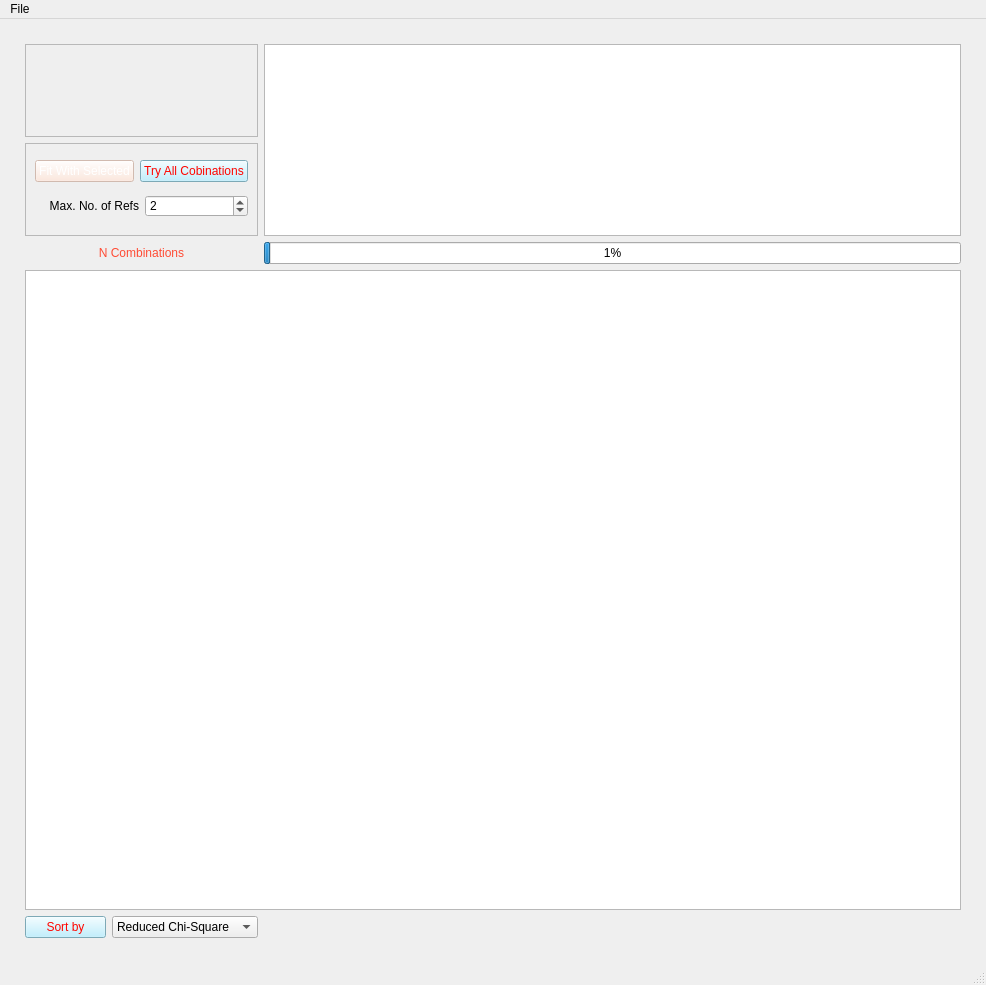
<?xml version="1.0" encoding="UTF-8"?>
<ui version="4.0">
 <class>MainWindow</class>
 <widget class="QMainWindow" name="MainWindow">
  <property name="geometry">
   <rect>
    <x>0</x>
    <y>0</y>
    <width>986</width>
    <height>985</height>
   </rect>
  </property>
  <property name="cursor">
   <cursorShape>ArrowCursor</cursorShape>
  </property>
  <property name="windowTitle">
   <string>Select References</string>
  </property>
  <property name="styleSheet">
   <string notr="true">font: 10pt &quot;MS Shell Dlg 2&quot;;</string>
  </property>
  <widget class="QWidget" name="centralwidget">
   <property name="styleSheet">
    <string notr="true">QCheckBox:checked {
color: rgb(255, 75, 52);
	background-color: rgb(255, 248, 149);
}

QPushButton {
background-color: rgb(175, 236, 255);
color: rgb(255, 5,0);
}

QPushButton:disabled {
background-color: rgb(255, 227, 213);
color: rgb(255, 255, 255);
}


</string>
   </property>
   <layout class="QGridLayout" name="gridLayout_5">
    <property name="leftMargin">
     <number>25</number>
    </property>
    <property name="topMargin">
     <number>25</number>
    </property>
    <property name="rightMargin">
     <number>25</number>
    </property>
    <property name="bottomMargin">
     <number>25</number>
    </property>
    <item row="0" column="0">
     <widget class="QFrame" name="ref_box_frame">
      <property name="sizePolicy">
       <sizepolicy hsizetype="Preferred" vsizetype="Preferred">
        <horstretch>0</horstretch>
        <verstretch>0</verstretch>
       </sizepolicy>
      </property>
      <property name="frameShape">
       <enum>QFrame::StyledPanel</enum>
      </property>
      <property name="frameShadow">
       <enum>QFrame::Raised</enum>
      </property>
      <layout class="QGridLayout" name="gridLayout_2"/>
     </widget>
    </item>
    <item row="0" column="1" rowspan="2">
     <widget class="PlotWidget" name="stat_view">
      <property name="toolTip">
       <string>Drag the line or double click on a point to select the parameters</string>
      </property>
     </widget>
    </item>
    <item row="1" column="0">
     <widget class="QFrame" name="pb_frame">
      <property name="sizePolicy">
       <sizepolicy hsizetype="Preferred" vsizetype="Preferred">
        <horstretch>0</horstretch>
        <verstretch>0</verstretch>
       </sizepolicy>
      </property>
      <property name="frameShape">
       <enum>QFrame::StyledPanel</enum>
      </property>
      <property name="frameShadow">
       <enum>QFrame::Raised</enum>
      </property>
      <layout class="QGridLayout" name="gridLayout_4">
       <item row="1" column="0" colspan="2">
        <layout class="QGridLayout" name="gridLayout_3">
         <item row="0" column="0">
          <layout class="QHBoxLayout" name="horizontalLayout">
           <item>
            <widget class="QLabel" name="label">
             <property name="text">
              <string>Max. No. of Refs</string>
             </property>
             <property name="alignment">
              <set>Qt::AlignRight|Qt::AlignTrailing|Qt::AlignVCenter</set>
             </property>
            </widget>
           </item>
           <item>
            <widget class="QSpinBox" name="sb_max_combo">
             <property name="minimum">
              <number>1</number>
             </property>
             <property name="maximum">
              <number>10</number>
             </property>
             <property name="value">
              <number>2</number>
             </property>
            </widget>
           </item>
          </layout>
         </item>
        </layout>
       </item>
       <item row="0" column="1">
        <widget class="QPushButton" name="pb_combo">
         <property name="text">
          <string>Try All Cobinations</string>
         </property>
        </widget>
       </item>
       <item row="0" column="0">
        <widget class="QPushButton" name="pb_apply">
         <property name="enabled">
          <bool>false</bool>
         </property>
         <property name="text">
          <string>Fit With Selected</string>
         </property>
        </widget>
       </item>
      </layout>
     </widget>
    </item>
    <item row="2" column="0">
     <widget class="QLabel" name="label_nComb">
      <property name="styleSheet">
       <string notr="true">color: rgb(255, 75, 52);
font: 10pt &quot;MS Shell Dlg 2&quot;;</string>
      </property>
      <property name="text">
       <string>N Combinations</string>
      </property>
      <property name="alignment">
       <set>Qt::AlignCenter</set>
      </property>
     </widget>
    </item>
    <item row="2" column="1">
     <widget class="QProgressBar" name="fit_combo_progress">
      <property name="styleSheet">
       <string notr="true">selection-color: rgb(0, 170, 127);</string>
      </property>
      <property name="value">
       <number>1</number>
      </property>
     </widget>
    </item>
    <item row="4" column="0">
     <layout class="QGridLayout" name="gridLayout">
      <item row="0" column="0">
       <widget class="QPushButton" name="pb_sort_with_r">
        <property name="text">
         <string>Sort by</string>
        </property>
       </widget>
      </item>
      <item row="0" column="1">
       <widget class="QComboBox" name="cb_sorter">
        <item>
         <property name="text">
          <string>Reduced Chi-Square</string>
         </property>
        </item>
        <item>
         <property name="text">
          <string>Score</string>
         </property>
        </item>
        <item>
         <property name="text">
          <string>Fit Number</string>
         </property>
        </item>
        <item>
         <property name="text">
          <string>R-Factor</string>
         </property>
        </item>
        <item>
         <property name="text">
          <string>R-Square</string>
         </property>
        </item>
        <item>
         <property name="text">
          <string>Chi-Square</string>
         </property>
        </item>
       </widget>
      </item>
     </layout>
    </item>
    <item row="3" column="0" colspan="2">
     <widget class="QTableWidget" name="tableWidget"/>
    </item>
   </layout>
  </widget>
  <widget class="QMenuBar" name="menubar">
   <property name="geometry">
    <rect>
     <x>0</x>
     <y>0</y>
     <width>986</width>
     <height>27</height>
    </rect>
   </property>
   <widget class="QMenu" name="menuFile">
    <property name="title">
     <string>File</string>
    </property>
    <addaction name="actionExport_Results_csv"/>
   </widget>
   <addaction name="menuFile"/>
  </widget>
  <widget class="QStatusBar" name="statusbar"/>
  <action name="actionExport_Results_csv">
   <property name="text">
    <string>Export Results (.csv)</string>
   </property>
  </action>
 </widget>
 <customwidgets>
  <customwidget>
   <class>PlotWidget</class>
   <extends>QGraphicsView</extends>
   <header>pyqtgraph</header>
  </customwidget>
 </customwidgets>
 <resources/>
 <connections/>
</ui>
